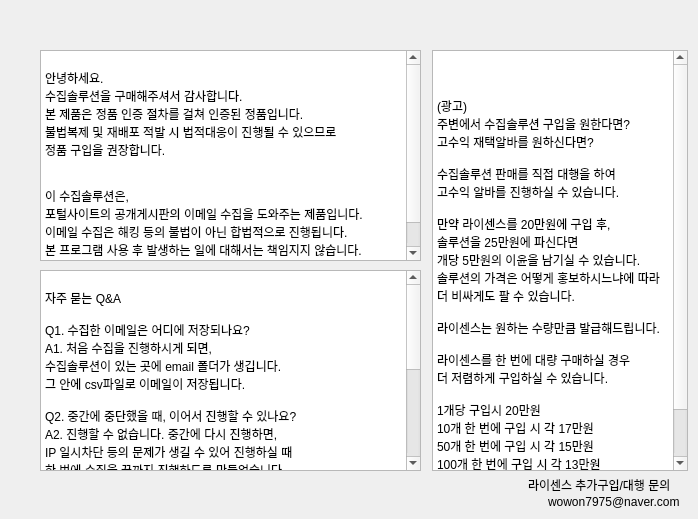
    <widget class="QWidget" name="tab_5">
     <attribute name="title">
      <string>이용약관</string>
     </attribute>
     <widget class="QTextBrowser" name="textBrowser">
      <property name="geometry">
       <rect>
        <x>40</x>
        <y>50</y>
        <width>381</width>
        <height>211</height>
       </rect>
      </property>
      <property name="html">
       <string>&lt;!DOCTYPE HTML PUBLIC &quot;-//W3C//DTD HTML 4.0//EN&quot; &quot;http://www.w3.org/TR/REC-html40/strict.dtd&quot;&gt;
&lt;html&gt;&lt;head&gt;&lt;meta name=&quot;qrichtext&quot; content=&quot;1&quot; /&gt;&lt;style type=&quot;text/css&quot;&gt;
p, li { white-space: pre-wrap; }
&lt;/style&gt;&lt;/head&gt;&lt;body style=&quot; font-family:'Gulim'; font-size:9pt; font-weight:400; font-style:normal;&quot;&gt;
&lt;p style=&quot;-qt-paragraph-type:empty; margin-top:0px; margin-bottom:0px; margin-left:0px; margin-right:0px; -qt-block-indent:0; text-indent:0px;&quot;&gt;&lt;br /&gt;&lt;/p&gt;
&lt;p style=&quot; margin-top:0px; margin-bottom:0px; margin-left:0px; margin-right:0px; -qt-block-indent:0; text-indent:0px;&quot;&gt;안녕하세요.&lt;/p&gt;
&lt;p style=&quot; margin-top:0px; margin-bottom:0px; margin-left:0px; margin-right:0px; -qt-block-indent:0; text-indent:0px;&quot;&gt;수집솔루션을 구매해주셔서 감사합니다.&lt;/p&gt;
&lt;p style=&quot; margin-top:0px; margin-bottom:0px; margin-left:0px; margin-right:0px; -qt-block-indent:0; text-indent:0px;&quot;&gt;본 제품은 정품 인증 절차를 걸쳐 인증된 정품입니다.&lt;/p&gt;
&lt;p style=&quot; margin-top:0px; margin-bottom:0px; margin-left:0px; margin-right:0px; -qt-block-indent:0; text-indent:0px;&quot;&gt;불법복제 및 재배포 적발 시 법적대응이 진행될 수 있으므로&lt;/p&gt;
&lt;p style=&quot; margin-top:0px; margin-bottom:0px; margin-left:0px; margin-right:0px; -qt-block-indent:0; text-indent:0px;&quot;&gt;정품 구입을 권장합니다.&lt;/p&gt;
&lt;p style=&quot;-qt-paragraph-type:empty; margin-top:0px; margin-bottom:0px; margin-left:0px; margin-right:0px; -qt-block-indent:0; text-indent:0px;&quot;&gt;&lt;br /&gt;&lt;/p&gt;
&lt;p style=&quot;-qt-paragraph-type:empty; margin-top:0px; margin-bottom:0px; margin-left:0px; margin-right:0px; -qt-block-indent:0; text-indent:0px;&quot;&gt;&lt;br /&gt;&lt;/p&gt;
&lt;p style=&quot; margin-top:0px; margin-bottom:0px; margin-left:0px; margin-right:0px; -qt-block-indent:0; text-indent:0px;&quot;&gt;이 수집솔루션은,&lt;/p&gt;
&lt;p style=&quot; margin-top:0px; margin-bottom:0px; margin-left:0px; margin-right:0px; -qt-block-indent:0; text-indent:0px;&quot;&gt;포털사이트의 공개게시판의 이메일 수집을 도와주는 제품입니다.&lt;/p&gt;
&lt;p style=&quot; margin-top:0px; margin-bottom:0px; margin-left:0px; margin-right:0px; -qt-block-indent:0; text-indent:0px;&quot;&gt;이메일 수집은 해킹 등의 불법이 아닌 합법적으로 진행됩니다.&lt;/p&gt;
&lt;p style=&quot; margin-top:0px; margin-bottom:0px; margin-left:0px; margin-right:0px; -qt-block-indent:0; text-indent:0px;&quot;&gt;본 프로그램 사용 후 발생하는 일에 대해서는 책임지지 않습니다.&lt;/p&gt;
&lt;p style=&quot; margin-top:0px; margin-bottom:0px; margin-left:0px; margin-right:0px; -qt-block-indent:0; text-indent:0px;&quot;&gt;   &lt;/p&gt;
&lt;p style=&quot;-qt-paragraph-type:empty; margin-top:0px; margin-bottom:0px; margin-left:0px; margin-right:0px; -qt-block-indent:0; text-indent:0px;&quot;&gt;&lt;br /&gt;&lt;/p&gt;&lt;/body&gt;&lt;/html&gt;</string>
      </property>
     </widget>
     <widget class="QTextBrowser" name="textBrowser_2">
      <property name="geometry">
       <rect>
        <x>40</x>
        <y>270</y>
        <width>381</width>
        <height>201</height>
       </rect>
      </property>
      <property name="html">
       <string>&lt;!DOCTYPE HTML PUBLIC &quot;-//W3C//DTD HTML 4.0//EN&quot; &quot;http://www.w3.org/TR/REC-html40/strict.dtd&quot;&gt;
&lt;html&gt;&lt;head&gt;&lt;meta name=&quot;qrichtext&quot; content=&quot;1&quot; /&gt;&lt;style type=&quot;text/css&quot;&gt;
p, li { white-space: pre-wrap; }
&lt;/style&gt;&lt;/head&gt;&lt;body style=&quot; font-family:'Gulim'; font-size:9pt; font-weight:400; font-style:normal;&quot;&gt;
&lt;p style=&quot;-qt-paragraph-type:empty; margin-top:0px; margin-bottom:0px; margin-left:0px; margin-right:0px; -qt-block-indent:0; text-indent:0px;&quot;&gt;&lt;br /&gt;&lt;/p&gt;
&lt;p style=&quot; margin-top:0px; margin-bottom:0px; margin-left:0px; margin-right:0px; -qt-block-indent:0; text-indent:0px;&quot;&gt;자주 묻는 Q&amp;amp;A&lt;/p&gt;
&lt;p style=&quot;-qt-paragraph-type:empty; margin-top:0px; margin-bottom:0px; margin-left:0px; margin-right:0px; -qt-block-indent:0; text-indent:0px;&quot;&gt;&lt;br /&gt;&lt;/p&gt;
&lt;p style=&quot; margin-top:0px; margin-bottom:0px; margin-left:0px; margin-right:0px; -qt-block-indent:0; text-indent:0px;&quot;&gt;Q1. 수집한 이메일은 어디에 저장되나요?&lt;/p&gt;
&lt;p style=&quot; margin-top:0px; margin-bottom:0px; margin-left:0px; margin-right:0px; -qt-block-indent:0; text-indent:0px;&quot;&gt;A1. 처음 수집을 진행하시게 되면,&lt;/p&gt;
&lt;p style=&quot; margin-top:0px; margin-bottom:0px; margin-left:0px; margin-right:0px; -qt-block-indent:0; text-indent:0px;&quot;&gt;수집솔루션이 있는 곳에 email 폴더가 생깁니다.&lt;/p&gt;
&lt;p style=&quot; margin-top:0px; margin-bottom:0px; margin-left:0px; margin-right:0px; -qt-block-indent:0; text-indent:0px;&quot;&gt;그 안에 csv파일로 이메일이 저장됩니다.  &lt;/p&gt;
&lt;p style=&quot;-qt-paragraph-type:empty; margin-top:0px; margin-bottom:0px; margin-left:0px; margin-right:0px; -qt-block-indent:0; text-indent:0px;&quot;&gt;&lt;br /&gt;&lt;/p&gt;
&lt;p style=&quot; margin-top:0px; margin-bottom:0px; margin-left:0px; margin-right:0px; -qt-block-indent:0; text-indent:0px;&quot;&gt;Q2. 중간에 중단했을 때, 이어서 진행할 수 있나요?&lt;/p&gt;
&lt;p style=&quot; margin-top:0px; margin-bottom:0px; margin-left:0px; margin-right:0px; -qt-block-indent:0; text-indent:0px;&quot;&gt;A2. 진행할 수 없습니다. 중간에 다시 진행하면,&lt;/p&gt;
&lt;p style=&quot; margin-top:0px; margin-bottom:0px; margin-left:0px; margin-right:0px; -qt-block-indent:0; text-indent:0px;&quot;&gt;IP 일시차단 등의 문제가 생길 수 있어 진행하실 때&lt;/p&gt;
&lt;p style=&quot; margin-top:0px; margin-bottom:0px; margin-left:0px; margin-right:0px; -qt-block-indent:0; text-indent:0px;&quot;&gt;한 번에 수집을 끝까지 진행하도록 만들었습니다.&lt;/p&gt;
&lt;p style=&quot;-qt-paragraph-type:empty; margin-top:0px; margin-bottom:0px; margin-left:0px; margin-right:0px; -qt-block-indent:0; text-indent:0px;&quot;&gt;&lt;br /&gt;&lt;/p&gt;
&lt;p style=&quot; margin-top:0px; margin-bottom:0px; margin-left:0px; margin-right:0px; -qt-block-indent:0; text-indent:0px;&quot;&gt;Q3. 다른 컴퓨터에서는 사용할 수 없나요?&lt;/p&gt;
&lt;p style=&quot; margin-top:0px; margin-bottom:0px; margin-left:0px; margin-right:0px; -qt-block-indent:0; text-indent:0px;&quot;&gt;A3. 1PC 1라이센스이므로, 한 PC에서만 사용이 가능합니다.&lt;/p&gt;
&lt;p style=&quot; margin-top:0px; margin-bottom:0px; margin-left:0px; margin-right:0px; -qt-block-indent:0; text-indent:0px;&quot;&gt;PC를 추가하실 경우 추가 라이센스를 구입하시면 됩니다.&lt;/p&gt;
&lt;p style=&quot; margin-top:0px; margin-bottom:0px; margin-left:0px; margin-right:0px; -qt-block-indent:0; text-indent:0px;&quot;&gt;이미 구입하신 분께는 1개의 추가 라이센스는 10만원에 드립니다. &lt;/p&gt;
&lt;p style=&quot;-qt-paragraph-type:empty; margin-top:0px; margin-bottom:0px; margin-left:0px; margin-right:0px; -qt-block-indent:0; text-indent:0px;&quot;&gt;&lt;br /&gt;&lt;/p&gt;
&lt;p style=&quot; margin-top:0px; margin-bottom:0px; margin-left:0px; margin-right:0px; -qt-block-indent:0; text-indent:0px;&quot;&gt;Q4. A/S 가능한가요?&lt;/p&gt;
&lt;p style=&quot; margin-top:0px; margin-bottom:0px; margin-left:0px; margin-right:0px; -qt-block-indent:0; text-indent:0px;&quot;&gt;A4. 네, 포털사이트의 급격한 변화가 있어 더 이상 수집이&lt;/p&gt;
&lt;p style=&quot; margin-top:0px; margin-bottom:0px; margin-left:0px; margin-right:0px; -qt-block-indent:0; text-indent:0px;&quot;&gt;불가능하게 되는 경우를 제외하고는 지속적으로 A/S가&lt;/p&gt;
&lt;p style=&quot; margin-top:0px; margin-bottom:0px; margin-left:0px; margin-right:0px; -qt-block-indent:0; text-indent:0px;&quot;&gt;가능합니다. '새 버전 업데이트'를 통해 지속적으로&lt;/p&gt;
&lt;p style=&quot; margin-top:0px; margin-bottom:0px; margin-left:0px; margin-right:0px; -qt-block-indent:0; text-indent:0px;&quot;&gt;업데이트된 파일을 받으실 수 있습니다. 감사합니다.&lt;/p&gt;&lt;/body&gt;&lt;/html&gt;</string>
      </property>
     </widget>
     <widget class="QLabel" name="label">
      <property name="geometry">
       <rect>
        <x>528</x>
        <y>477</y>
        <width>161</width>
        <height>16</height>
       </rect>
      </property>
      <property name="text">
       <string>라이센스 추가구입/대행 문의</string>
      </property>
     </widget>
     <widget class="QLabel" name="label_2">
      <property name="geometry">
       <rect>
        <x>548</x>
        <y>494</y>
        <width>141</width>
        <height>16</height>
       </rect>
      </property>
      <property name="text">
       <string>wowon7975@naver.com</string>
      </property>
     </widget>
     <widget class="QTextBrowser" name="textBrowser_3">
      <property name="geometry">
       <rect>
        <x>432</x>
        <y>50</y>
        <width>256</width>
        <height>421</height>
       </rect>
      </property>
      <property name="html">
       <string>&lt;!DOCTYPE HTML PUBLIC &quot;-//W3C//DTD HTML 4.0//EN&quot; &quot;http://www.w3.org/TR/REC-html40/strict.dtd&quot;&gt;
&lt;html&gt;&lt;head&gt;&lt;meta name=&quot;qrichtext&quot; content=&quot;1&quot; /&gt;&lt;style type=&quot;text/css&quot;&gt;
p, li { white-space: pre-wrap; }
&lt;/style&gt;&lt;/head&gt;&lt;body style=&quot; font-family:'Gulim'; font-size:9pt; font-weight:400; font-style:normal;&quot;&gt;
&lt;p style=&quot;-qt-paragraph-type:empty; margin-top:0px; margin-bottom:0px; margin-left:0px; margin-right:0px; -qt-block-indent:0; text-indent:0px;&quot;&gt;&lt;br /&gt;&lt;/p&gt;
&lt;p style=&quot;-qt-paragraph-type:empty; margin-top:0px; margin-bottom:0px; margin-left:0px; margin-right:0px; -qt-block-indent:0; text-indent:0px;&quot;&gt;&lt;br /&gt;&lt;/p&gt;
&lt;p style=&quot;-qt-paragraph-type:empty; margin-top:0px; margin-bottom:0px; margin-left:0px; margin-right:0px; -qt-block-indent:0; text-indent:0px;&quot;&gt;&lt;br /&gt;&lt;/p&gt;
&lt;p style=&quot; margin-top:0px; margin-bottom:0px; margin-left:0px; margin-right:0px; -qt-block-indent:0; text-indent:0px;&quot;&gt;(광고)&lt;/p&gt;
&lt;p style=&quot; margin-top:0px; margin-bottom:0px; margin-left:0px; margin-right:0px; -qt-block-indent:0; text-indent:0px;&quot;&gt;주변에서 수집솔루션 구입을 원한다면?&lt;/p&gt;
&lt;p style=&quot; margin-top:0px; margin-bottom:0px; margin-left:0px; margin-right:0px; -qt-block-indent:0; text-indent:0px;&quot;&gt;고수익 재택알바를 원하신다면? &lt;/p&gt;
&lt;p style=&quot;-qt-paragraph-type:empty; margin-top:0px; margin-bottom:0px; margin-left:0px; margin-right:0px; -qt-block-indent:0; text-indent:0px;&quot;&gt;&lt;br /&gt;&lt;/p&gt;
&lt;p style=&quot; margin-top:0px; margin-bottom:0px; margin-left:0px; margin-right:0px; -qt-block-indent:0; text-indent:0px;&quot;&gt;수집솔루션 판매를 직접 대행을 하여&lt;/p&gt;
&lt;p style=&quot; margin-top:0px; margin-bottom:0px; margin-left:0px; margin-right:0px; -qt-block-indent:0; text-indent:0px;&quot;&gt;고수익 알바를 진행하실 수 있습니다.&lt;/p&gt;
&lt;p style=&quot;-qt-paragraph-type:empty; margin-top:0px; margin-bottom:0px; margin-left:0px; margin-right:0px; -qt-block-indent:0; text-indent:0px;&quot;&gt;&lt;br /&gt;&lt;/p&gt;
&lt;p style=&quot; margin-top:0px; margin-bottom:0px; margin-left:0px; margin-right:0px; -qt-block-indent:0; text-indent:0px;&quot;&gt;만약 라이센스를 20만원에 구입 후,&lt;/p&gt;
&lt;p style=&quot; margin-top:0px; margin-bottom:0px; margin-left:0px; margin-right:0px; -qt-block-indent:0; text-indent:0px;&quot;&gt;솔루션을 25만원에 파신다면 &lt;/p&gt;
&lt;p style=&quot; margin-top:0px; margin-bottom:0px; margin-left:0px; margin-right:0px; -qt-block-indent:0; text-indent:0px;&quot;&gt;개당 5만원의 이윤을 남기실 수 있습니다.&lt;/p&gt;
&lt;p style=&quot; margin-top:0px; margin-bottom:0px; margin-left:0px; margin-right:0px; -qt-block-indent:0; text-indent:0px;&quot;&gt;솔루션의 가격은 어떻게 홍보하시느냐에 따라&lt;/p&gt;
&lt;p style=&quot; margin-top:0px; margin-bottom:0px; margin-left:0px; margin-right:0px; -qt-block-indent:0; text-indent:0px;&quot;&gt;더 비싸게도 팔 수 있습니다.&lt;/p&gt;
&lt;p style=&quot;-qt-paragraph-type:empty; margin-top:0px; margin-bottom:0px; margin-left:0px; margin-right:0px; -qt-block-indent:0; text-indent:0px;&quot;&gt;&lt;br /&gt;&lt;/p&gt;
&lt;p style=&quot; margin-top:0px; margin-bottom:0px; margin-left:0px; margin-right:0px; -qt-block-indent:0; text-indent:0px;&quot;&gt;라이센스는 원하는 수량만큼 발급해드립니다.&lt;/p&gt;
&lt;p style=&quot;-qt-paragraph-type:empty; margin-top:0px; margin-bottom:0px; margin-left:0px; margin-right:0px; -qt-block-indent:0; text-indent:0px;&quot;&gt;&lt;br /&gt;&lt;/p&gt;
&lt;p style=&quot; margin-top:0px; margin-bottom:0px; margin-left:0px; margin-right:0px; -qt-block-indent:0; text-indent:0px;&quot;&gt;라이센스를 한 번에 대량 구매하실 경우&lt;/p&gt;
&lt;p style=&quot; margin-top:0px; margin-bottom:0px; margin-left:0px; margin-right:0px; -qt-block-indent:0; text-indent:0px;&quot;&gt;더 저렴하게 구입하실 수 있습니다.&lt;/p&gt;
&lt;p style=&quot;-qt-paragraph-type:empty; margin-top:0px; margin-bottom:0px; margin-left:0px; margin-right:0px; -qt-block-indent:0; text-indent:0px;&quot;&gt;&lt;br /&gt;&lt;/p&gt;
&lt;p style=&quot; margin-top:0px; margin-bottom:0px; margin-left:0px; margin-right:0px; -qt-block-indent:0; text-indent:0px;&quot;&gt;1개당 구입시 20만원&lt;/p&gt;
&lt;p style=&quot; margin-top:0px; margin-bottom:0px; margin-left:0px; margin-right:0px; -qt-block-indent:0; text-indent:0px;&quot;&gt;10개 한 번에 구입 시 각 17만원&lt;/p&gt;
&lt;p style=&quot; margin-top:0px; margin-bottom:0px; margin-left:0px; margin-right:0px; -qt-block-indent:0; text-indent:0px;&quot;&gt;50개 한 번에 구입 시 각 15만원&lt;/p&gt;
&lt;p style=&quot; margin-top:0px; margin-bottom:0px; margin-left:0px; margin-right:0px; -qt-block-indent:0; text-indent:0px;&quot;&gt;100개 한 번에 구입 시 각 13만원&lt;/p&gt;
&lt;p style=&quot;-qt-paragraph-type:empty; margin-top:0px; margin-bottom:0px; margin-left:0px; margin-right:0px; -qt-block-indent:0; text-indent:0px;&quot;&gt;&lt;br /&gt;&lt;/p&gt;
&lt;p style=&quot; margin-top:0px; margin-bottom:0px; margin-left:0px; margin-right:0px; -qt-block-indent:0; text-indent:0px;&quot;&gt;대행 문의는 아래 이메일을 통해 &lt;/p&gt;
&lt;p style=&quot; margin-top:0px; margin-bottom:0px; margin-left:0px; margin-right:0px; -qt-block-indent:0; text-indent:0px;&quot;&gt;문의주시면 감사하겠습니다.&lt;/p&gt;&lt;/body&gt;&lt;/html&gt;</string>
      </property>
     </widget>
    </widget>
